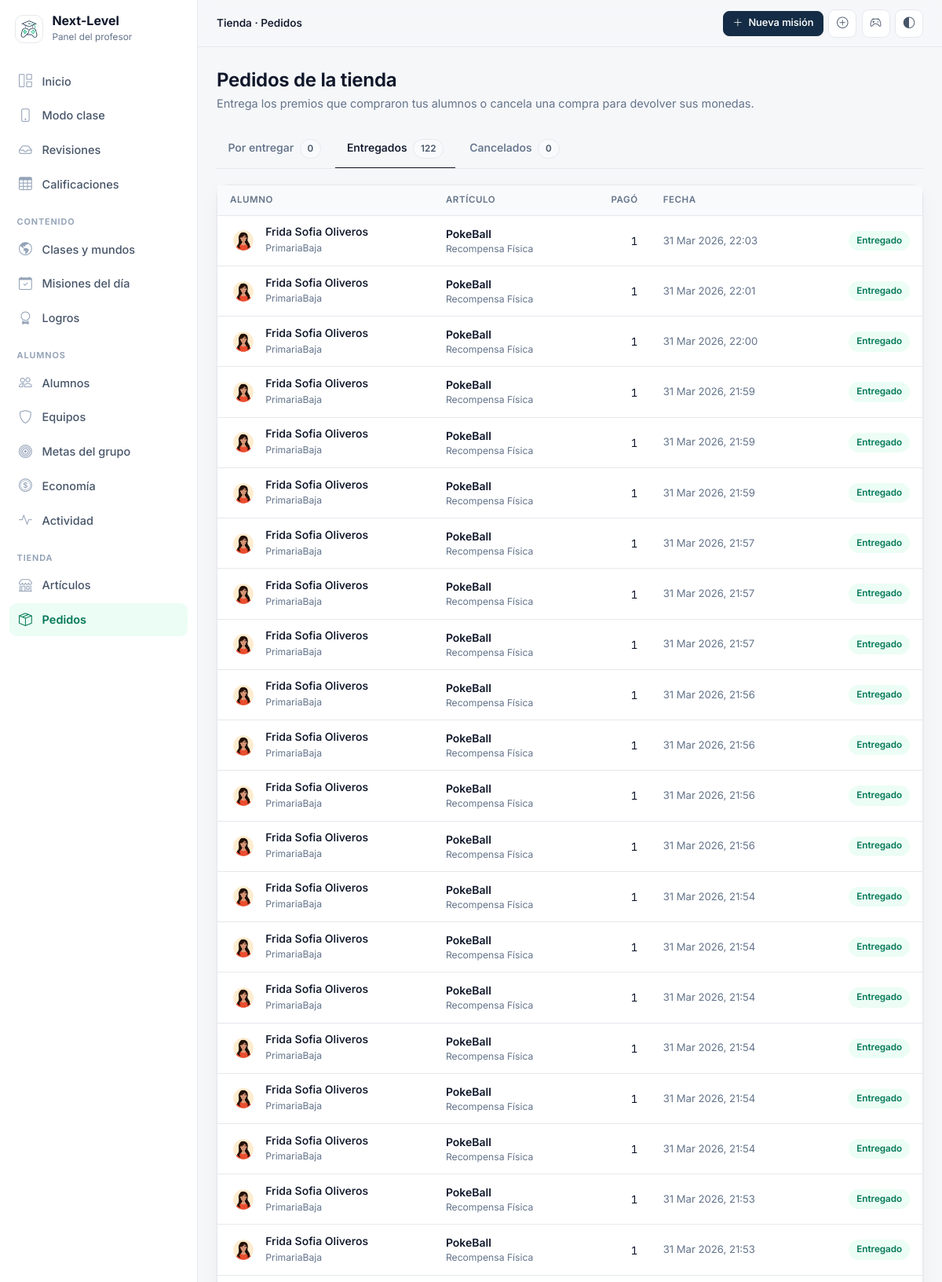
The app's page /profesor/pedidos/?estado=entregado&page=2 (signed in, upper part) with its own data.
### Misiones/models.py (models this page shows, shortened)
class CompraAlumno(models.Model):
    ESTADOS = [
        ('pendiente', 'Por entregar'),
        ('entregado', 'Entregado'),
        ('cancelado', 'Cancelado'),
    ]
    alumno = models.ForeignKey(Alumno, on_delete=models.CASCADE, related_name="compras")
    articulo = models.ForeignKey(ArticuloTienda, on_delete=models.CASCADE, related_name="compras")
    fecha_compra = models.DateTimeField(auto_now_add=True)
    estado = models.CharField(max_length=20, choices=ESTADOS, default='pendiente')
    costo_pagado = models.IntegerField(default=0)
    fecha_entrega = models.DateTimeField(null=True, blank=True)

class Alumno(models.Model):
    nombre = models.CharField(max_length=100)
    apellido = models.CharField(max_length=100)
    clases = models.ManyToManyField(Clase, related_name='alumnos')
    avatar = models.ImageField(upload_to="avatares/", blank=True, null=True)
    pin = models.CharField(max_length=4, default="0000")
    xp_total = models.IntegerField(default=0)
    monedas = models.IntegerField(default=0)
    activo = models.BooleanField(default=True)
    racha_actual = models.IntegerField(default=0)
    racha_maxima = models.IntegerField(default=0)
    ultima_actividad = models.DateField(null=True, blank=True)
    fecha_registro = models.DateTimeField(default=timezone.now)

class Clase(models.Model):
    COLORES = [
        ('indigo', 'Índigo'),
        ('esmeralda', 'Esmeralda'),
        ('coral', 'Coral'),
        ('ambar', 'Ámbar'),
        ('cielo', 'Cielo'),
        ('uva', 'Uva'),
        ('rosa', 'Rosa'),
    ]
    nombre = models.CharField(max_length=50)
    grado = models.CharField(max_length=20)
    grupo = models.CharField(max_length=10)
    anio = models.IntegerField()
    descripcion = models.TextField(blank=True, default='')
    icono = models.CharField(max_length=10, default='🚀', help_text='Un emoji que represente la clase')
    color = models.CharField(max_length=20, choices=COLORES, default='indigo')
    activa = models.BooleanField(default=True, help_text='Las clases inactivas no aparecen en el lobby')

class ArticuloTienda(models.Model):
    TIPO_CHOICES = [
        ('avatar', 'Avatar para el perfil'),
        ('permiso', 'Permiso / Privilegio en clase'),
        ('fisico', 'Recompensa Física'),
        ('otro', 'Otro Digital'),
    ]
    nombre = models.CharField(max_length=100)
    descripcion = models.TextField()
    costo_monedas = models.IntegerField()
    imagen = models.ImageField(upload_to="tienda/", blank=True, null=True)
    tipo = models.CharField(max_length=20, choices=TIPO_CHOICES, default='fisico')
    requiere_validacion = models.BooleanField(default=True)
    stock = models.PositiveIntegerField(
        null=True, blank=True, help_text='Piezas disponibles. Déjalo vacío si es ilimitado (ej. artículos digitales)'
    )
    limite_por_alumno = models.PositiveIntegerField(
        null=True, blank=True, help_text='Máximo de veces que un mismo alumno puede comprarlo. Vacío = sin límite'
    )
    nivel_requerido = models.PositiveIntegerField(default=1, help_text='Nivel de jugador mínimo para comprarlo')
    activo = models.BooleanField(default=True, help_text='Los artículos inactivos no se muestran en la tienda')
    destacado = models.BooleanField(default=False, help_text='Aparece en la vitrina principal de la tienda')
    fecha_creacion = models.DateTimeField(default=timezone.now)

### Misiones/views_profesor.py (the view)
# urls.py: path('profesor/pedidos/', profe.pedidos, name='pedidos'),
@login_required
def pedidos(request):
    estado = request.GET.get('estado', 'pendiente')
    if estado not in dict(CompraAlumno.ESTADOS):
        estado = 'pendiente'
    compras = CompraAlumno.objects.filter(estado=estado).select_related('alumno', 'articulo').prefetch_related(
        'alumno__clases')
    compras = compras.order_by('fecha_compra' if estado == 'pendiente' else '-fecha_compra')
    conteos = dict(CompraAlumno.objects.values_list('estado').annotate(t=Count('id')))
    pagina = Paginator(compras, 40).get_page(request.GET.get('page'))
    return render(request, 'Profesor/pedidos.html', {
        'pagina': pagina,
        'estado': estado,
        'conteos': conteos,
        'seccion': 'pedidos',
    })

### Misiones/templatetags/nextlevel.py (called while the page is built)
@register.filter
def avatar_url(alumno):
    try:
        if alumno.avatar:
            return alumno.avatar.url
    except (ValueError, AttributeError):
        pass
    return (f'https://api.dicebear.com/9.x/bottts/svg?seed=nextlevel-{alumno.pk}'
            f'&backgroundColor=b6e3f4,c0aede,d1d4f9,ffd5dc,ffdfbf,c7f9cc')

@register.simple_tag
def contadores_profesor():
    return {
        'revisiones': ProgresoMision.objects.filter(estado='pendiente').count(),
        'pedidos': CompraAlumno.objects.filter(estado='pendiente').count(),
        'stock_bajo': ArticuloTienda.objects.filter(activo=True, stock__isnull=False, stock__lte=3).count(),
    }

### templates/Profesor/pedidos.html (shortened to what this page needs)
{% extends 'Profesor/baseProfesor.html' %}
{% load nextlevel %}
{% block titulo_pagina %}Tienda · Pedidos{% endblock %}
{% block content %}
<div class="page-head">
    <div>
        <h1>Pedidos de la tienda</h1>
        <p>Entrega los premios que compraron tus alumnos o cancela una compra para devolver sus monedas.</p>
    </div>
</div>
<nav class="tabs-p">
    <a href="?estado=pendiente" class="{% if estado == 'pendiente' %}activo{% endif %}">Por entregar <span class="p-badge ms-1">{{ conteos.pendiente|default:0 }}</span></a>
    <a href="?estado=entregado" class="{% if estado == 'entregado' %}activo{% endif %}">Entregados <span class="p-badge ms-1">{{ conteos.entregado|default:0 }}</span></a>
    <a href="?estado=cancelado" class="{% if estado == 'cancelado' %}activo{% endif %}">Cancelados <span class="p-badge ms-1">{{ conteos.cancelado|default:0 }}</span></a>
</nav>
<section class="p-card">
    <div class="p-table-wrap">
        <table class="p-table">
            <thead><tr><th>Alumno</th><th>Artículo</th><th class="num">Pagó</th><th>Fecha</th><th></th></tr></thead>
            <tbody>
            {% for c in pagina %}
                <tr>
                    <td>
                        <a href="{% url 'alumno_detalle' c.alumno.id %}" class="persona">
                            <img src="{{ c.alumno|avatar_url }}" alt="">
                            <span><span class="n d-block">{{ c.alumno.nombre }} {{ c.alumno.apellido }}</span><span class="s">{% for cl in c.alumno.clases.all %}{{ cl.grado }}{{ cl.grupo }}{% if not forloop.last %}, {% endif %}{% endfor %}</span></span>
                        </a>
                    </td>
                    <td><span class="fw-semibold">{{ c.articulo.nombre }}</span><div class="text-muted-p" style="font-size:.76rem">{{ c.articulo.get_tipo_display }}</div></td>
                    <td class="num">{{ c.costo_pagado }}</td>
                    <td class="text-muted-p" style="font-size:.82rem">{{ c.fecha_compra|date:"d M Y, H:i" }}{% if c.fecha_entrega %}<div>Entregado {{ c.fecha_entrega|date:"d M" }}</div>{% endif %}</td>
                    <td>
                        {% if c.estado == 'pendiente' %}
                            <div class="acciones-fila">
                                <form method="post" action="{% url 'cancelar_compra' c.id %}" data-confirmar="Se devolverán {{ c.costo_pagado }} monedas a {{ c.alumno.nombre }} y la pieza regresa al stock." data-titulo="¿Cancelar la compra?" data-boton="Cancelar y reembolsar" data-peligro>
                                    {% csrf_token %}<input type="hidden" name="next" value="{{ request.get_full_path }}">
                                    <button class="p-btn sm fantasma" title="Cancelar y reembolsar"><i class="bi bi-arrow-counterclockwise"></i> <span class="d-none d-md-inline">Reembolsar</span></button>
                                </form>
                                <form method="post" action="{% url 'entregar_articulo_tienda' c.id %}">
                                    {% csrf_token %}<input type="hidden" name="next" value="{{ request.get_full_path }}">
                                    <button class="p-btn sm exito"><i class="bi bi-check2"></i> Entregado</button>
                                </form>
                            </div>
                        {% elif c.estado == 'entregado' %}<span class="p-badge verde float-end">Entregado</span>
                        {% else %}<span class="p-badge float-end">Reembolsado</span>{% endif %}
                    </td>
                </tr>
            {% empty %}
                <tr><td colspan="5"><div class="vacio-p"><i class="bi bi-box-seam"></i>{% if estado == 'pendiente' %}<h3>No hay premios por entregar</h3>Cuando un alumno compre algo aparecerá aquí.{% else %}Nada por aquí.{% endif %}</div></td></tr>
            {% endfor %}
            </tbody>
        </table>
    </div>
</section>
{% endblock %}

### static/css/profesor.css (style rules this page uses)
:root { --bg: #f6f7f9; --surface: #ffffff; --surface-2: #f9fafb; --border: #e6e8ec; --border-strong: #d4d8de; --text: #0f172a; --text-2: #475569; --muted: #64748b; --subtle: #94a3b8; --primary: #142c45; --primary-hover: #1e3a5f; --accent: #10b981; --accent-strong: #047857; --accent-soft: #ecfdf5; --info: #2563eb; --info-soft: #eff6ff; --warning: #b45309; --warning-soft: #fffbeb; --danger: #dc2626; --danger-soft: #fef2f2; --violet: #6d28d9; --violet-soft: #f5f3ff; --shadow-sm: 0 1px 2px rgba(15, 23, 42, .05); --shadow: 0 1px 3px rgba(15, 23, 42, .06), 0 8px 24px rgba(15, 23, 42, .04); --radius: 14px; --radius-sm: 10px; --sidebar: 252px; --font: 'Inter', system-ui, -apple-system, 'Segoe UI', sans-serif; --series-1: #2a78d6; --series-2: #1baf7a; --grid: #eef0f3; color-scheme: light; }
* { box-sizing: border-box; }
body.panel { font-family: var(--font); background: var(--bg); color: var(--text); font-size: 14.5px; line-height: 1.5; -webkit-font-smoothing: antialiased; min-height: 100vh; }
a { color: inherit; }
.panel h1, .panel h2, .panel h3, .panel h4, .panel h5 { color: var(--text); font-weight: 650; letter-spacing: -.01em; }
.text-muted-p { color: var(--muted) !important; }
.page-head { display: flex; align-items: flex-end; justify-content: space-between; gap: 1rem; flex-wrap: wrap; margin-bottom: 1.5rem; }
.page-head h1 { font-size: 1.5rem; margin: 0; }
.page-head p { margin: .25rem 0 0; color: var(--muted); }
.p-card { background: var(--surface); border: 1px solid var(--border); border-radius: var(--radius); box-shadow: var(--shadow); }
.p-badge { display: inline-flex; align-items: center; gap: .3rem; font-size: .73rem; font-weight: 600; padding: .18rem .55rem; border-radius: 999px; background: var(--surface-2); color: var(--text-2); border: 1px solid var(--border); white-space: nowrap; }
.p-badge.verde { background: var(--accent-soft); color: var(--accent-strong); border-color: transparent; }
.p-table-wrap { overflow-x: auto; }
.p-table { width: 100%; border-collapse: separate; border-spacing: 0; font-size: .875rem; }
.p-table th { font-size: .72rem; text-transform: uppercase; letter-spacing: .05em; font-weight: 600; color: var(--muted); text-align: left; padding: .65rem 1rem; background: var(--surface-2); border-bottom: 1px solid var(--border); white-space: nowrap; }
.p-table td { padding: .75rem 1rem; border-bottom: 1px solid var(--border); vertical-align: middle; color: var(--text); }
.p-table .num { text-align: right; font-variant-numeric: tabular-nums; }
.persona { display: flex; align-items: center; gap: .7rem; min-width: 0; text-decoration: none; }
.persona img, .persona .ini { width: 34px; height: 34px; border-radius: 50%; object-fit: cover; flex-shrink: 0; background: var(--surface-2); }
.persona .n { font-weight: 550; color: var(--text); line-height: 1.2; }
.persona .s { font-size: .76rem; color: var(--muted); }
.tabs-p { display: flex; gap: .25rem; border-bottom: 1px solid var(--border); margin-bottom: 1.25rem; overflow-x: auto; scrollbar-width: none; }
.tabs-p a, .tabs-p button { padding: .65rem .9rem; border: 0; background: none; color: var(--muted); font-weight: 550; font-size: .875rem; text-decoration: none; border-bottom: 2px solid transparent; margin-bottom: -1px; white-space: nowrap; cursor: pointer; }
.tabs-p .activo, .tabs-p .active { color: var(--text); border-bottom-color: var(--text); }

### records on screen
CompraAlumno: alumno|avatar_url (picture), alumno.nombre "Frida Sofia", alumno.apellido "Oliveros", articulo.nombre "PokeBall", articulo.tipo "Recompensa Física", costo_pagado "1", fecha_compra "31 Mar 2026, 22:03", estado "Entregado"
Clase: grado "Primaria", grupo "Baja"
CompraAlumno: alumno|avatar_url (picture), alumno.nombre "Frida Sofia", alumno.apellido "Oliveros", articulo.nombre "PokeBall", articulo.tipo "Recompensa Física", costo_pagado "1", fecha_compra "31 Mar 2026, 22:01", estado "Entregado"
CompraAlumno: alumno|avatar_url (picture), alumno.nombre "Frida Sofia", alumno.apellido "Oliveros", articulo.nombre "PokeBall", articulo.tipo "Recompensa Física", costo_pagado "1", fecha_compra "31 Mar 2026, 22:00", estado "Entregado"
CompraAlumno: alumno|avatar_url (picture), alumno.nombre "Frida Sofia", alumno.apellido "Oliveros", articulo.nombre "PokeBall", articulo.tipo "Recompensa Física", costo_pagado "1", fecha_compra "31 Mar 2026, 21:59", estado "Entregado"
CompraAlumno: alumno|avatar_url (picture), alumno.nombre "Frida Sofia", alumno.apellido "Oliveros", articulo.nombre "PokeBall", articulo.tipo "Recompensa Física", costo_pagado "1", fecha_compra "31 Mar 2026, 21:59", estado "Entregado"
CompraAlumno: alumno|avatar_url (picture), alumno.nombre "Frida Sofia", alumno.apellido "Oliveros", articulo.nombre "PokeBall", articulo.tipo "Recompensa Física", costo_pagado "1", fecha_compra "31 Mar 2026, 21:59", estado "Entregado"
CompraAlumno: alumno|avatar_url (picture), alumno.nombre "Frida Sofia", alumno.apellido "Oliveros", articulo.nombre "PokeBall", articulo.tipo "Recompensa Física", costo_pagado "1", fecha_compra "31 Mar 2026, 21:57", estado "Entregado"
CompraAlumno: alumno|avatar_url (picture), alumno.nombre "Frida Sofia", alumno.apellido "Oliveros", articulo.nombre "PokeBall", articulo.tipo "Recompensa Física", costo_pagado "1", fecha_compra "31 Mar 2026, 21:57", estado "Entregado"
CompraAlumno: alumno|avatar_url (picture), alumno.nombre "Frida Sofia", alumno.apellido "Oliveros", articulo.nombre "PokeBall", articulo.tipo "Recompensa Física", costo_pagado "1", fecha_compra "31 Mar 2026, 21:57", estado "Entregado"
CompraAlumno: alumno|avatar_url (picture), alumno.nombre "Frida Sofia", alumno.apellido "Oliveros", articulo.nombre "PokeBall", articulo.tipo "Recompensa Física", costo_pagado "1", fecha_compra "31 Mar 2026, 21:56", estado "Entregado"
CompraAlumno: alumno|avatar_url (picture), alumno.nombre "Frida Sofia", alumno.apellido "Oliveros", articulo.nombre "PokeBall", articulo.tipo "Recompensa Física", costo_pagado "1", fecha_compra "31 Mar 2026, 21:56", estado "Entregado"
CompraAlumno: alumno|avatar_url (picture), alumno.nombre "Frida Sofia", alumno.apellido "Oliveros", articulo.nombre "PokeBall", articulo.tipo "Recompensa Física", costo_pagado "1", fecha_compra "31 Mar 2026, 21:56", estado "Entregado"
CompraAlumno: alumno|avatar_url (picture), alumno.nombre "Frida Sofia", alumno.apellido "Oliveros", articulo.nombre "PokeBall", articulo.tipo "Recompensa Física", costo_pagado "1", fecha_compra "31 Mar 2026, 21:56", estado "Entregado"
CompraAlumno: alumno|avatar_url (picture), alumno.nombre "Frida Sofia", alumno.apellido "Oliveros", articulo.nombre "PokeBall", articulo.tipo "Recompensa Física", costo_pagado "1", fecha_compra "31 Mar 2026, 21:54", estado "Entregado"
CompraAlumno: alumno|avatar_url (picture), alumno.nombre "Frida Sofia", alumno.apellido "Oliveros", articulo.nombre "PokeBall", articulo.tipo "Recompensa Física", costo_pagado "1", fecha_compra "31 Mar 2026, 21:54", estado "Entregado"
CompraAlumno: alumno|avatar_url (picture), alumno.nombre "Frida Sofia", alumno.apellido "Oliveros", articulo.nombre "PokeBall", articulo.tipo "Recompensa Física", costo_pagado "1", fecha_compra "31 Mar 2026, 21:54", estado "Entregado"
CompraAlumno: alumno|avatar_url (picture), alumno.nombre "Frida Sofia", alumno.apellido "Oliveros", articulo.nombre "PokeBall", articulo.tipo "Recompensa Física", costo_pagado "1", fecha_compra "31 Mar 2026, 21:54", estado "Entregado"
CompraAlumno: alumno|avatar_url (picture), alumno.nombre "Frida Sofia", alumno.apellido "Oliveros", articulo.nombre "PokeBall", articulo.tipo "Recompensa Física", costo_pagado "1", fecha_compra "31 Mar 2026, 21:54", estado "Entregado"
CompraAlumno: alumno|avatar_url (picture), alumno.nombre "Frida Sofia", alumno.apellido "Oliveros", articulo.nombre "PokeBall", articulo.tipo "Recompensa Física", costo_pagado "1", fecha_compra "31 Mar 2026, 21:54", estado "Entregado"
CompraAlumno: alumno|avatar_url (picture), alumno.nombre "Frida Sofia", alumno.apellido "Oliveros", articulo.nombre "PokeBall", articulo.tipo "Recompensa Física", costo_pagado "1", fecha_compra "31 Mar 2026, 21:53", estado "Entregado"
CompraAlumno: alumno|avatar_url (picture), alumno.nombre "Frida Sofia", alumno.apellido "Oliveros", articulo.nombre "PokeBall", articulo.tipo "Recompensa Física", costo_pagado "1", fecha_compra "31 Mar 2026, 21:53", estado "Entregado"

### other values on screen
{{ conteos.pendiente|default:0 }} "0"
{{ conteos.entregado|default:0 }} "122"
{{ conteos.cancelado|default:0 }} "0"
